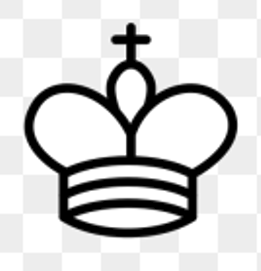
#> input picture 2d_chess_pieces_images/king.png, 261 x 271 px
$ python chess_board_reconstructor.py
#> lines starting #> are read from the running program, lines starting #| are printed output that depends on the picture; after the words box and inside, x2 and y2 are one past the last pixel; in counts of white or black regions, pixels touching at a corner belong together
"""
2D Chess Board Reconstructor
===========================

Creates a visual chess board similar to Chess.com layout with green and white squares.
Shows the starting position of all chess pieces.
"""

import io
import numpy as np
import matplotlib.pyplot as plt
from matplotlib.patches import Rectangle
import matplotlib.patches as mpatches
from matplotlib.offsetbox import OffsetImage, AnnotationBbox
import os
from PIL import Image

def create_chess_board_layout():
    """
    Create the standard chess starting position.
    Returns a 8x8 array with piece codes.
    """
    # Empty board
    board = np.full((8, 8), '', dtype=object)

    # Starting position mapping
    starting_position = {
        # White pieces (bottom rows)
        (7, 0): 'WR', (7, 1): 'WN', (7, 2): 'WB', (7, 3): 'WQ',
        (7, 4): 'WK', (7, 5): 'WB', (7, 6): 'WN', (7, 7): 'WR',
        # White pawns
        (6, 0): 'WP', (6, 1): 'WP', (6, 2): 'WP', (6, 3): 'WP',
        (6, 4): 'WP', (6, 5): 'WP', (6, 6): 'WP', (6, 7): 'WP',

        # Black pieces (top rows)
        (0, 0): 'BR', (0, 1): 'BN', (0, 2): 'BB', (0, 3): 'BQ',
        (0, 4): 'BK', (0, 5): 'BB', (0, 6): 'BN', (0, 7): 'BR',
        # Black pawns
        (1, 0): 'BP', (1, 1): 'BP', (1, 2): 'BP', (1, 3): 'BP',
        (1, 4): 'BP', (1, 5): 'BP', (1, 6): 'BP', (1, 7): 'BP',
    }

    # Fill the board
    for (row, col), piece in starting_position.items():
        board[row, col] = piece

    return board

def load_piece_images(pieces_folder="2d_chess_pieces_images"):
    """
    Load chess piece images from a folder.

    Expected file names (user's naming convention):
    - king.png, queen.png, rook.png, bishop.png, knight.png, pawn.png (White pieces)
    - bking.png, bqueen.png, brook.png, bbishop.png, bknight.png, bpawn.png (Black pieces)

    Args:
        pieces_folder (str): Path to folder containing piece images

    Returns:
        dict: Dictionary mapping piece codes to loaded images
    """
    piece_images = {}

    if not os.path.exists(pieces_folder):
        print(f"⚠️  Piece images folder not found: {pieces_folder}")
        print("Using Unicode symbols as fallback")
        return None

    # Mapping from internal codes to user's file names
    piece_file_mapping = {
        # White pieces (no prefix)
        'WK': 'king.png',
        'WQ': 'queen.png',
        'WR': 'rook.png',
        'WB': 'bishop.png',
        'WN': 'knight.png',
        'WP': 'pawn.png',

        # Black pieces (with 'b' prefix)
        'BK': 'bking.png',
        'BQ': 'bqueen.png',
        'BR': 'brook.png',
        'BB': 'bbishop.png',
        'BN': 'bknight.png',
        'BP': 'bpawn.png'
    }

    for piece_code, filename in piece_file_mapping.items():
        image_path = os.path.join(pieces_folder, filename)

        if os.path.exists(image_path):
            try:
                # Load image with PIL to handle transparency
                pil_image = Image.open(image_path)

                # Convert to RGBA if not already
                if pil_image.mode != 'RGBA':
                    pil_image = pil_image.convert('RGBA')

                # Remove checkered/light background
                img_array = np.array(pil_image)

                # More aggressive background removal for checkered patterns
                # Target multiple background patterns common in chess piece images

                # Method 1: Remove light colors (checkered squares are usually light)
                light_threshold = 220
                light_mask = (
                    (img_array[:, :, 0] > light_threshold) &
                    (img_array[:, :, 1] > light_threshold) &
                    (img_array[:, :, 2] > light_threshold)
                )

                # Method 2: Remove specific checkered pattern colors
                # Common checkered colors: light gray, white, beige
                checkered_colors = [
                    (255, 255, 255),  # White
                    (240, 240, 240),  # Light gray
                    (220, 220, 220),  # Medium light gray
                    (200, 200, 200),  # Gray
                    (245, 245, 220),  # Beige
                    (255, 248, 220),  # Cornsilk
                ]

                color_tolerance = 30
                checkered_mask = np.zeros(img_array.shape[:2], dtype=bool)

                for target_color in checkered_colors:
                    color_diff = np.abs(img_array[:, :, :3] - np.array(target_color))
                    close_to_target = np.all(color_diff < color_tolerance, axis=2)
                    checkered_mask |= close_to_target

                # Combine masks
                background_mask = light_mask | checkered_mask

                # Make background pixels transparent
                img_array[background_mask, 3] = 0

                # Create PIL image from modified array
                cleaned_image = Image.fromarray(img_array, 'RGBA')

                # Resize to standard size (128x128) while maintaining aspect ratio
                max_size = 128
                cleaned_image.thumbnail((max_size, max_size), Image.Resampling.LANCZOS)

                # Create a new 128x128 image with transparent background
                resized_image = Image.new('RGBA', (max_size, max_size), (0, 0, 0, 0))

                # Paste the resized piece in the center
                paste_x = (max_size - cleaned_image.width) // 2
                paste_y = (max_size - cleaned_image.height) // 2
                resized_image.paste(cleaned_image, (paste_x, paste_y), cleaned_image)

                # Convert PIL to numpy array
                final_array = np.array(resized_image)
                piece_images[piece_code] = final_array

            except Exception as e:
                print(f"⚠️  Could not load {image_path}: {e}")
        else:
            print(f"⚠️  Image not found: {image_path}")

    if piece_images:
        print(f"✓ Loaded {len(piece_images)} piece images from {pieces_folder}")
        loaded_pieces = list(piece_images.keys())
        print(f"   Available pieces: {', '.join(sorted(loaded_pieces))}")
    else:
        print("❌ No piece images loaded, using Unicode fallback")

    return piece_images if piece_images else None

def draw_chess_board(board=None, pieces_folder="2d_chess_pieces_images", piece_scale=0.8, title=None, save_path=None):
    """
    Draws a chess board and returns it as an RGB NumPy array (no display).
    """
    if board is None:
        board = create_chess_board_layout()

    piece_images = load_piece_images(pieces_folder)
    fig, ax = plt.subplots(1, 1, figsize=(8, 8), dpi=100)

    # Chess.com style colors
    light_square = '#EEEED2'
    dark_square = '#769656'

    # Draw squares and pieces
    for row in range(8):
        for col in range(8):
            color = light_square if (row + col) % 2 == 0 else dark_square
            ax.add_patch(Rectangle((col, 7-row), 1, 1, facecolor=color, edgecolor='none'))
            piece_code = board[row, col]
            if piece_code and piece_images and piece_code in piece_images:
                piece_img = piece_images[piece_code]
                imagebox = OffsetImage(piece_img, zoom=piece_scale * 0.6)
                ab = AnnotationBbox(imagebox, (col + 0.5, 7-row + 0.5), frameon=False)
                ax.add_artist(ab)

    # Axis setup
    ax.set_xlim(0, 8)
    ax.set_ylim(0, 8)
    ax.set_aspect('equal')
    ax.axis('off')
    if title:
        ax.set_title(title)

    # Convert to image (RGB)
    buf = io.BytesIO()
    plt.savefig(buf, format='png', bbox_inches='tight', pad_inches=0)
    if save_path:
        plt.savefig(save_path, bbox_inches='tight', pad_inches=0)
    plt.close(fig)
    buf.seek(0)
    img = Image.open(buf).convert("RGB")
    return np.array(img)

def create_custom_board_from_pieces(piece_positions):
    """
    Create a custom board layout from piece positions.

    Args:
        piece_positions (dict): Dictionary with (row, col) keys and piece codes as values
                               Example: {(0, 0): 'BR', (0, 1): 'BN', ...}

    Returns:
        numpy.ndarray: 8x8 board array
    """
    board = np.full((8, 8), '', dtype=object)

    for (row, col), piece in piece_positions.items():
        if 0 <= row < 8 and 0 <= col < 8:
            board[row, col] = piece

    return board

def demo_different_positions():
    """Demonstrate different chess positions"""

    # 1. Starting position
    print("🏁 Drawing starting position...")
    draw_chess_board(title="Standard Chess Starting Position")

    # 2. Custom position - Scholar's Mate setup
    scholars_mate_pieces = {
        # White pieces
        (7, 0): 'WR', (7, 1): 'WN', (7, 2): 'WB', (7, 4): 'WK',
        (7, 5): 'WB', (7, 6): 'WN', (7, 7): 'WR',
        (6, 0): 'WP', (6, 1): 'WP', (6, 2): 'WP', (6, 3): 'WP',
        (6, 5): 'WP', (6, 6): 'WP', (6, 7): 'WP',
        (5, 4): 'WP',  # Pawn moved
        (4, 7): 'WQ',  # Queen moved for attack

        # Black pieces
        (0, 0): 'BR', (0, 1): 'BN', (0, 2): 'BB', (0, 3): 'BQ',
        (0, 4): 'BK', (0, 5): 'BB', (0, 6): 'BN', (0, 7): 'BR',
        (1, 0): 'BP', (1, 1): 'BP', (1, 2): 'BP', (1, 3): 'BP',
        (1, 4): 'BP', (1, 6): 'BP', (1, 7): 'BP',
        (3, 5): 'BP',  # Pawn moved
    }

    custom_board = create_custom_board_from_pieces(scholars_mate_pieces)
    draw_chess_board(custom_board, title="Scholar's Mate Position")

    # 3. Endgame position
    endgame_pieces = {
        (7, 4): 'WK',  # White King
        (6, 3): 'WQ',  # White Queen
        (0, 4): 'BK',  # Black King
    }

    endgame_board = create_custom_board_from_pieces(endgame_pieces)
    draw_chess_board(endgame_board, title="Queen vs King Endgame")

def setup_piece_images_folder():
    """Check user's existing piece images folder"""
    pieces_folder = "2d_chess_pieces_images"

    if not os.path.exists(pieces_folder):
        print(f"❌ Piece images folder not found: {pieces_folder}")
        print(f"\n📋 Expected file structure:")
        print(f"   {pieces_folder}/")

        piece_files = {
            'king.png': 'White King',     'bking.png': 'Black King',
            'queen.png': 'White Queen',   'bqueen.png': 'Black Queen',
            'rook.png': 'White Rook',     'brook.png': 'Black Rook',
            'bishop.png': 'White Bishop', 'bbishop.png': 'Black Bishop',
            'knight.png': 'White Knight', 'bknight.png': 'Black Knight',
            'pawn.png': 'White Pawn',     'bpawn.png': 'Black Pawn'
        }

        for filename, description in piece_files.items():
            print(f"   ├── {filename}  ({description})")

        return False
    else:
        # Check what images are available using user's naming convention
        available_images = []
        piece_files = ['king.png', 'queen.png', 'rook.png', 'bishop.png', 'knight.png', 'pawn.png',
                      'bking.png', 'bqueen.png', 'brook.png', 'bbishop.png', 'bknight.png', 'bpawn.png']

        for filename in piece_files:
            image_path = os.path.join(pieces_folder, filename)
            if os.path.exists(image_path):
                available_images.append(filename)

        print(f"📁 Found piece images folder: {pieces_folder}")
        print(f"✓ Available images: {len(available_images)}/12")

        if len(available_images) == 12:
            print("🎉 All piece images found!")
            return True
        else:
            missing = set(piece_files) - set(available_images)
            print(f"⚠️  Missing images: {', '.join(sorted(missing))}")
            return len(available_images) > 0

if __name__ == "__main__":
    print("🏁 Chess Board Reconstructor with Custom Piece Images")
    print("=" * 55)

    # Check/setup piece images folder
    has_images = setup_piece_images_folder()

    if has_images:
        print("\n📋 Creating visual chess board with custom images...")
        draw_chess_board(save_path="chess_starting_position.png", piece_scale=0.7)
#> in load_piece_images, pil_image is the input picture: PIL image 261x271 RGBA; mean R, G, B, A 210.7, 210.7, 210.7, 255
#> in load_piece_images, `light_mask = ( (img_array[:, :, 0] > light_threshold) & (img_array[:, ..`:
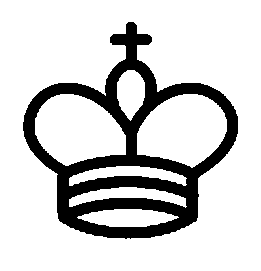
#> light_mask: shape (271, 261) bool; 81.5% white; 1 black region, box (x1, y1, x2, y2) and area: (23, 22, 238, 239) 13103
#> the loop in load_piece_images, `for target_color in checkered_colors:` made 6 passes
#> pass 1, in load_piece_images, `color_diff = np.abs(img_array[:, :, :3] - np.array(target_color))`:
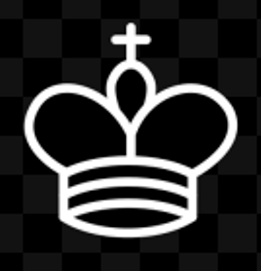
#> color_diff: shape (271, 261, 3) int64; mean R, G, B 44.3, 44.3, 44.3
#> after the loop in load_piece_images, `for target_color in checkered_colors:`:
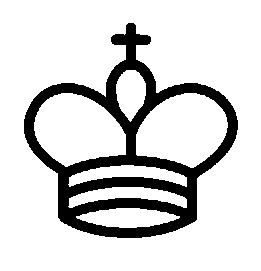
#> checkered_mask: shape (271, 261) bool; 83.3% white; 1 black region, box (x1, y1, x2, y2) and area: (24, 23, 238, 238) 11800
#> in load_piece_images, `resized_image = Image.new('RGBA', (max_size, max_size), (0, 0, 0, 0))`: resized_image: PIL image 128x128 RGBA; every value is 0
#> in load_piece_images, `resized_image.paste(cleaned_image, (paste_x, paste_y), cleaned_image)`:
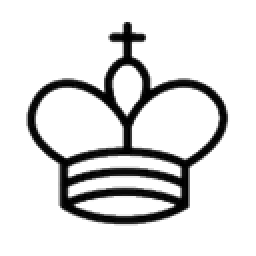
#> resized_image: PIL image 128x128 RGBA (shown 2 times larger); mean R, G, B, A 5.5, 5.5, 5.5, 37.7; transparent parts drawn white
#> pass 2 of the loop in load_piece_images, `for piece_code, filename in piece_file_mapping.items():`:
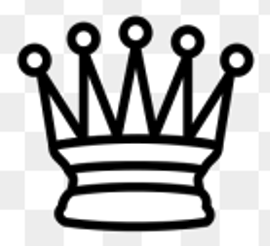
#> input picture 2d_chess_pieces_images/queen.png, 270 x 246 px
#> in load_piece_images, pil_image is the input picture: PIL image 270x246 RGBA; mean R, G, B, A 185.7, 185.7, 185.7, 255
#> light_mask: shape (246, 270) bool; 69.4% white; 1 black region, box (x1, y1, x2, y2) and area: (17, 14, 255, 232) 20344
#> img_array: shape (246, 270, 4)
#> cleaned_image: PIL image 128x117 RGBA
#> in load_piece_images, `resized_image.paste(cleaned_image, (paste_x, paste_y), cleaned_image)`:
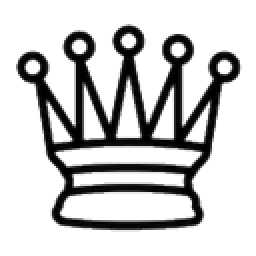
#> resized_image: PIL image 128x128 RGBA (shown 2 times larger); mean R, G, B, A 8.2, 8.2, 8.2, 59.4; transparent parts drawn white
#> pass 3 of the loop in load_piece_images, `for piece_code, filename in piece_file_mapping.items():`:
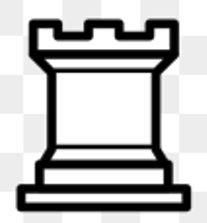
#> input picture 2d_chess_pieces_images/rook.png, 207 x 223 px
#> in load_piece_images, pil_image is the input picture: PIL image 207x223 RGBA; mean R, G, B, A 188.7, 188.7, 188.7, 255
#> light_mask: shape (223, 207) bool; 69.3% white; 1 black region, box (x1, y1, x2, y2) and area: (15, 18, 192, 213) 14176
#> img_array: shape (223, 207, 4)
#> cleaned_image: PIL image 119x128 RGBA
#> in load_piece_images, `resized_image.paste(cleaned_image, (paste_x, paste_y), cleaned_image)`:
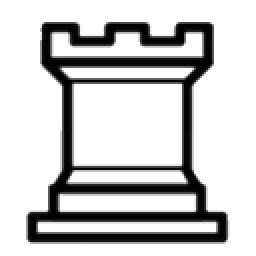
#> resized_image: PIL image 128x128 RGBA (shown 2 times larger); mean R, G, B, A 9.1, 9.1, 9.1, 59.5; transparent parts drawn white
#> the loop made 12 passes; the first 3 are shown
#| ✓ Loaded 6 piece images from 2d_chess_pieces_images
#> in load_piece_images, `loaded_pieces = list(piece_images.keys())`: loaded_pieces = ['WK', 'WQ', 'WR', 'WB', 'WN', 'WP']
#|    Available pieces: WB, WK, WN, WP, WQ, WR
#> in draw_chess_board, `piece_images = load_piece_images(pieces_folder)`: piece_images = 6 items
#> in draw_chess_board, `img = Image.open(buf).convert("RGB")`:
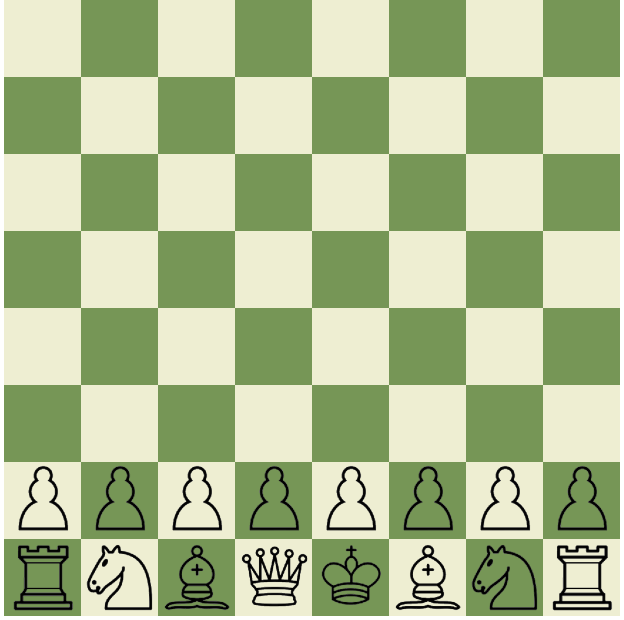
#> img: PIL image 624x620 RGB; mean R, G, B 174, 189.2, 145.6

        # Show demo of different positions
        response = input("\n🎮 Show demo positions? (y/n): ").strip().lower()
#> the answer given: y
#> response = 'y'
        if response == 'y':
            demo_different_positions()
#> call 2 of draw_chess_board, with pieces_folder = '2d_chess_pieces_images', piece_scale = 0.8, title = 'Standard Chess Starting Position'
#> pass 2 of the loop in load_piece_images, `for piece_code, filename in piece_file_mapping.items():`:
#> the loop in load_piece_images (call 2), `for target_color in checkered_colors:` made 6 passes
#> pass 3, in load_piece_images (call 2), `checkered_mask |= close_to_target`:
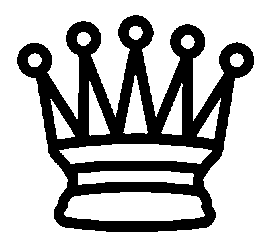
#> checkered_mask: shape (246, 270) bool; 71.3% white; 1 black region, box (x1, y1, x2, y2) and area: (17, 15, 254, 232) 19051
#> pass 3 of the loop in load_piece_images, `for piece_code, filename in piece_file_mapping.items():`:
#> the loop in load_piece_images (call 2), `for target_color in checkered_colors:` made 6 passes
#> pass 3, in load_piece_images (call 2), `checkered_mask |= close_to_target`:
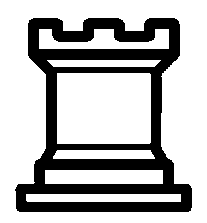
#> checkered_mask: shape (223, 207) bool; 71.6% white; 1 black region, box (x1, y1, x2, y2) and area: (15, 18, 192, 212) 13122
#> the loop made 12 passes; the first 3 are shown
#| ✓ Loaded 6 piece images from 2d_chess_pieces_images
#|    Available pieces: WB, WK, WN, WP, WQ, WR
#> in draw_chess_board (call 2), `img = Image.open(buf).convert("RGB")`:
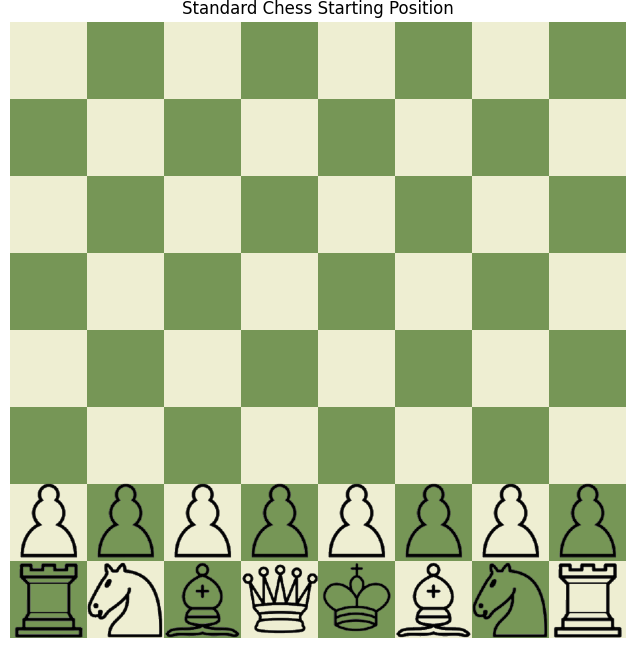
#> img: PIL image 635x648 RGB; mean R, G, B 176.6, 190.7, 150.2
#> the loop in create_custom_board_from_pieces, `for (row, col), piece in piece_positions.items():` made 32 passes
#> (row, col, piece) on passes 1 to 12: (7, 0, 'WR'), (7, 1, 'WN'), (7, 2, 'WB'), (7, 4, 'WK'), (7, 5, 'WB'), (7, 6, 'WN'), (7, 7, 'WR'), (6, 0, 'WP'), (6, 1, 'WP'), (6, 2, 'WP'), (6, 3, 'WP'), (6, 5, 'WP')
#> pass 2 of the loop in load_piece_images, `for piece_code, filename in piece_file_mapping.items():`:
#> pass 3 of the loop in load_piece_images, `for piece_code, filename in piece_file_mapping.items():`:
#> the loop made 12 passes; the first 3 are shown
#| ✓ Loaded 6 piece images from 2d_chess_pieces_images
#|    Available pieces: WB, WK, WN, WP, WQ, WR
#> call 4 of draw_chess_board, with board = array of shape (8, 8), pieces_folder = '2d_chess_pieces_images', piece_scale = 0.8, title = 'Queen vs King Endgame'
#> pass 2 of the loop in load_piece_images, `for piece_code, filename in piece_file_mapping.items():`:
#> pass 3 of the loop in load_piece_images, `for piece_code, filename in piece_file_mapping.items():`:
#> the loop made 12 passes; the first 3 are shown
#| ✓ Loaded 6 piece images from 2d_chess_pieces_images
#|    Available pieces: WB, WK, WN, WP, WQ, WR
#> in draw_chess_board (call 4), `img = Image.open(buf).convert("RGB")`:
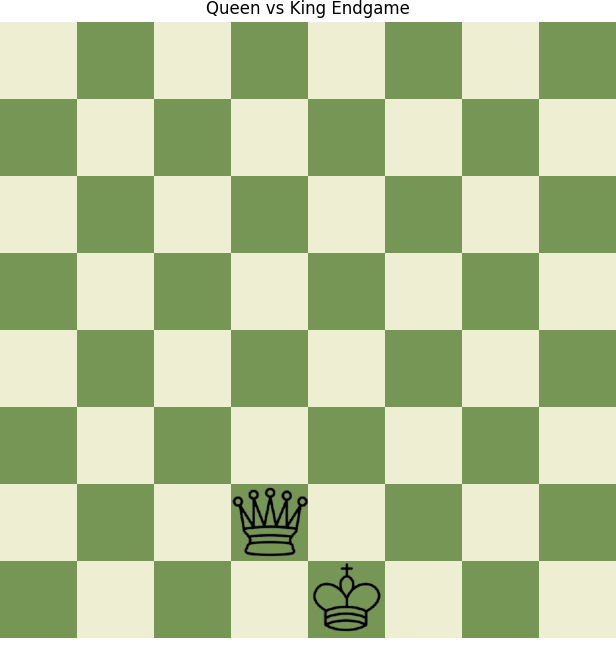
#> img: PIL image 616x648 RGB; mean R, G, B 180.6, 195.6, 152.3
    else:
        print("\n📋 Creating chess board with Unicode symbols (fallback)...")

        # Create board without custom images
        draw_chess_board(save_path="chess_starting_position_unicode.png")

    print("\n✅ Done! Add your PNG piece images to use custom graphics.")
